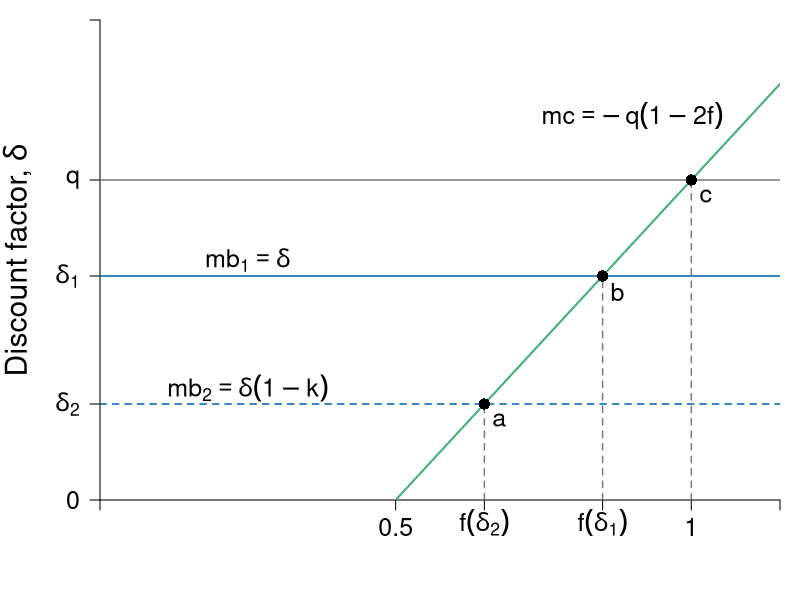

Source code (R):
#Graph Designer: Simon Halliday, Scott Cohn
#Authors: Bowles and Halliday
#Title: Coordination, Conflict and Competition: A Text in Microeconomics

require(shape)
pdf(file = "credit/credit_equity_mb.pdf", width = 7, height = 7)

#Set parameters for graphics
pointsize <- 1.8
axislabelsize <- 1.8
labelsize <- 1.5
namesize <- 1.8
annotatesize <- 1.5
graphlinewidth <- 2
segmentlinewidth <- 1.5

COL <- c("#7fc97f", "#beaed4", "#fdc086", "#ffff99", "#386cb0", "#f0027f", "#bf5b17", "#666666")
COLA <- c("#e0f3db", "#99d8c9","#66c2a4","#41ae76", "#238b45", "#005824")
COLB <- c("#c6dbef", "#4eb3d3", "#2b8cbe", "#0868ac","#084081")
COLC <- c("#fcfbfd", "#efedf5", "#dadaeb", "#bcbddc", "#9e9ac8", "#807dba", "#6a51a3", "#54278f", "#3f007d")
grays <- gray.colors(25, start = 1, end = 0)

par(mar =  c(5, 5, 1, 1))

mc <- function(f, mu = 2) {
  -mu + 2*mu*f
}


xlims <- c(0, 1.15)
ylims <- c(0, 3)

npts <- 501 
x <- seq(xlims[1], xlims[2], length.out = npts)
y <- seq(ylims[1], ylims[2], length.out = npts) 
a <- c(46.08, 55, 64)
b <- c(46.08, 55, 64)

plot(0, 0, xlim = xlims, ylim = ylims, type = "n",
     xlab = expression(paste("")),
     ylab = expression(paste("")), 
     xaxt = "n", 
     yaxt = "n", 
     cex.lab = axislabelsize, 
     bty = "n",
     xaxs = "i", 
     yaxs = "i")


ticksy <- c(0, mc(f = 0.65), mc(f = 0.85), 2, ylims[2])
ylabels <- c(0, expression(paste(delta[2])), expression(paste(delta[1])), expression(paste(q)), NA)
ticksx <- c(0, 0.5, 0.65, 0.85, 1, xlims[2])
xlabels <- c(NA, 0.5, expression(paste(f*(delta[2]) )), expression(paste(f*(delta[1]) )), 1.0, NA)

axis(1, at = ticksx, pos = 0, labels = xlabels, cex.axis = labelsize)
axis(2, at = ticksy, pos = 0, labels = ylabels, las = 1, cex.axis = labelsize)

npts <- 500 
xx1 <- seq(xlims[1], xlims[2], length.out = npts)

#Lines for mrs graph
lines(xx1, mc(xx1, mu = 2), col = COLA[4], lwd = graphlinewidth)
#lines(xx1, mrpL(xx1, pmax = 15), col = COLA[4], lty = 2, lwd = segmentlinewidth)

#Label axes
#mtext(expression(paste("Speed of the machine, ", f)), side = 1, line = 2.5, cex = axislabelsize)
text(-0.14, 0.5*(ylims[2] + ylims[1]), expression(paste("Discount factor, ", delta )), xpd = TRUE, cex = axislabelsize, srt = 90) 
text(0.5*(xlims[2]), -2.2, expression(paste("Speed of the machine, ", f)), xpd = TRUE, cex = axislabelsize) 


text(0.9, 2.4, expression(paste(mc == -q*(1 - 2*f) )), cex = labelsize)
text(0.25, 1.5, expression(paste(mb[1] == delta )), cex = labelsize)
text(0.25, 0.7, expression(paste(mb[2] == delta*(1 - k) )), cex = labelsize)

Arrows(2, 9, 6.8, 9, col = "black", lty = 1, code = 2, lwd = 2, arr.type = "triangle", arr.lwd = 0.5)
text(3.5, 10, expression(paste("Increase in ", frac(dy, dl))), cex = labelsize)

text(9.3, 12, expression(paste(frac(dy, dl) == phantom())), cex = labelsize)
text(11, 12.3, expression(paste("marginal")), cex = labelsize)
text(11, 11.7, expression(paste("benefit")), cex = labelsize)
Arrows(11, 11.3, 11, 2.4, col = "black", lty = 1, code = 2, lwd = 2, arr.type = "triangle", arr.lwd = 0.5)

segments(0.65, 0, 0.65, mc(f = 0.65), lty = 2, col = grays[20] , lwd = segmentlinewidth)
segments(0, mc(f = 0.65), xlims[2], mc(f = 0.65), lty = 2, col = COLB[4] , lwd = segmentlinewidth)
segments(0.85, 0, 0.85, mc(f = 0.85), lty = 2, col = grays[20] , lwd = segmentlinewidth)
segments(0, mc(f = 0.85), xlims[2], mc(f = 0.85), lty = 1, col = COLB[4] , lwd = segmentlinewidth)
segments(1, 0, 1, mc(f = 1), lty = 2, col = grays[20] , lwd = segmentlinewidth)
segments(0, mc(f = 1), xlims[2], mc(f = 1), lty = 1, col = grays[20] , lwd = segmentlinewidth)

points(1, mc(1), pch = 16, col = "black", cex = 1.5)
points(0.85, mc(0.85), pch = 16, col = "black", cex = 1.5)
points(0.65, mc(0.65), pch = 16, col = "black", cex = 1.5)

text(1 + 0.025, mc(1) - 0.1, expression(paste(c)), cex = labelsize)
text(0.85 + 0.025, mc(0.85) - 0.1, expression(paste(b)), cex = labelsize)
text(0.65 + 0.025, mc(0.65) - 0.1, expression(paste(a)), cex = labelsize)


#Label Demand
text(13, 1, expression(paste(mb[1])), cex = labelsize)
text(19.5, 1, expression(paste(mb[2])), cex = labelsize)

dev.off()
